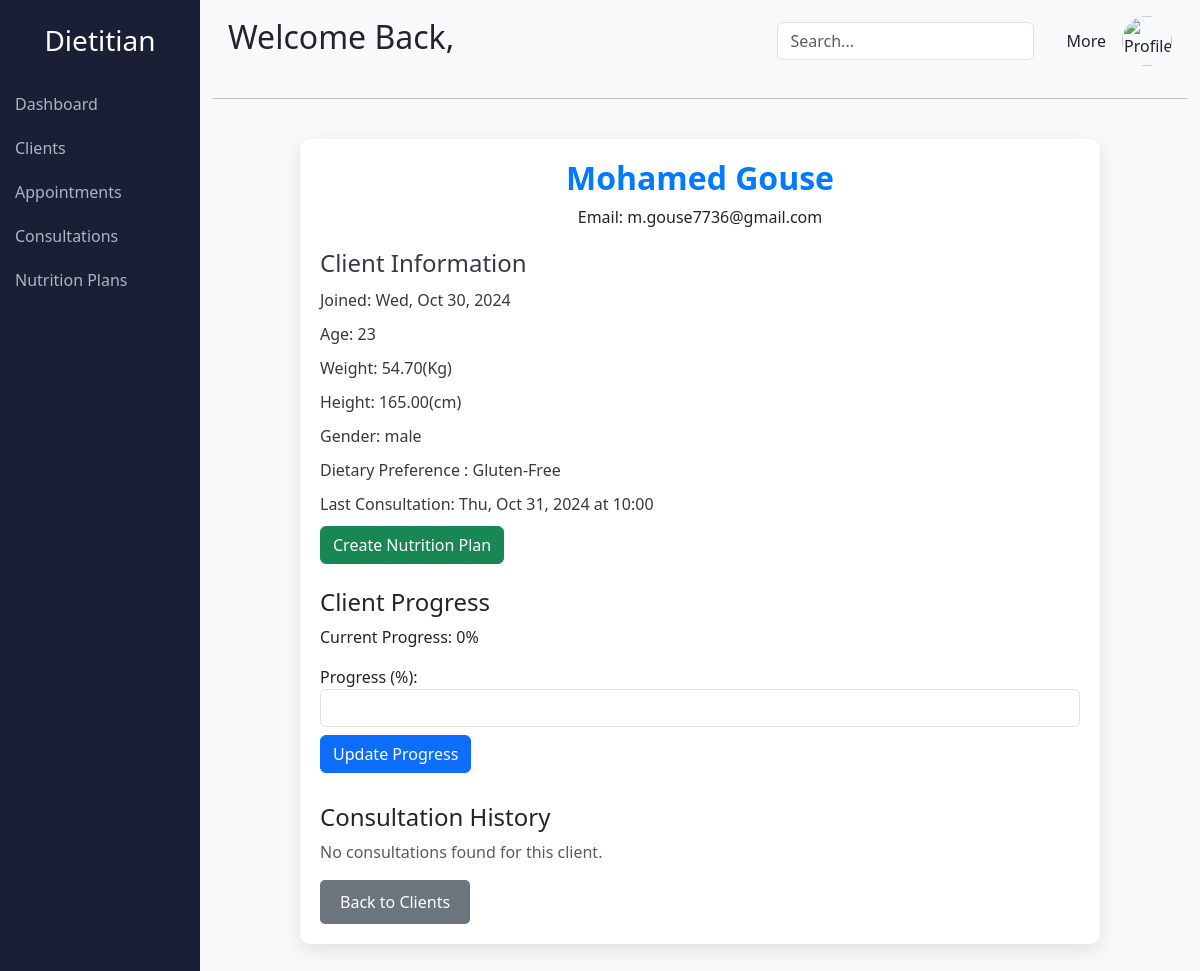
The page /dietitian/client_detail/2/ (signed in) on the database its author committed.
### users_account/models.py (models this page shows, shortened)
class Accounts(AbstractUser):
    email = models.EmailField(unique=True)
    username = models.CharField(max_length=55, unique=True)
    role = models.CharField(choices=ROLE_CHOICE, default='user', max_length=100)
    @property
    def is_profile_complete(self):
        if self.role == 'user' and hasattr(self, 'user_profile'):
            return self.user_profile.is_profile_complete()
        elif self.role == 'dietitian' and hasattr(self, 'dietitian_profile'):
            return self.dietitian_profile.is_profile_complete()
        return False  # If no matching role or profile exists

class User_Profile(models.Model):
    user = models.OneToOneField(Accounts, on_delete=models.CASCADE)
    full_name = models.CharField(max_length=100, null=False, blank=False)
    photo = models.ImageField(upload_to='profile_photos', default='assets/profile.png')
    age = models.PositiveIntegerField(null=True, blank=True)
    weight = models.DecimalField(max_digits=5, decimal_places=2, blank=True, null=True)
    height = models.DecimalField(max_digits=5, decimal_places=2, blank=True, null=True)
    gender = models.CharField(choices=GENDER_CHOICE, max_length=100, blank=True, null=True)
    dietary_preference = models.CharField(choices=DIETARY_PREFERENCE_CHOICES, max_length=50, default='None')
    dietary_goal = models.ManyToManyField(Specialties)
    chronic_condition = models.ManyToManyField(Chronic_conditions)
    suger_level = models.DecimalField(max_digits=5, decimal_places=2, default=0)
    cholestrol_level = models.DecimalField(max_digits=5, decimal_places=2, default=0)

### dietitian/models.py (models this page shows, shortened)
class Consultation(models.Model):
    dietitian = models.ForeignKey(Accounts, on_delete=models.CASCADE, related_name='dietitian_consultations')
    client = models.ForeignKey(Accounts, on_delete=models.CASCADE, related_name='client_consultations')
    date = models.DateTimeField()
    confirmed = models.BooleanField(default=False)

### dietitian/views.py (the view)
# urls.py: path("client_detail/<int:client_id>/",client_detail, name="client_detail"),
def client_detail(request, client_id):
    now = timezone.now()
    end_of_today = now.replace(hour=23, minute=59, second=59, microsecond=999999)
    client = get_object_or_404(Accounts, id=client_id)
    consultations = Consultation.objects.filter(
        client=client, dietitian=request.user, confirmed=True, date__lte=end_of_today
    ).order_by('-date')
    existing_progress = ClientProgress.objects.filter(dietitian=request.user, client=client_id).first()
    form = UpdateProgressForm()
    return render(request, "client_detail.html", {
        'client': client,
        'consultations': consultations,
        'progress': existing_progress,
        'form': form,
    })

### dietitian/forms.py
class UpdateProgressForm(forms.Form):
    progress = forms.DecimalField(
        max_digits=5,
        decimal_places=2,
        label="Progress (%)",
        widget=forms.NumberInput(attrs={'class': 'form-control'}),
        help_text="Enter the client's progress as a percentage."
    )

### dietitian/templates/client_detail.html (shortened to what this page needs)
{% extends "dietitian_base.html" %}
{% block content %}
<div class="container">
    <div class="client-detail-container">
        <div class="client-header">
            <h2 class="text-capitalize">{{ client.user_profile.full_name }}</h2>
            <p>Email: {{ client.email }}</p>
        </div>
        <div class="client-info">
            <h4>Client Information</h4>
            <p>Joined: {{ client.date_joined|date:"D, M d, Y" }}</p>
            <p>Age: {{ client.user_profile.age }}</p>
            <p>Weight: {{ client.user_profile.weight }}(Kg)</p>
            <p>Height: {{ client.user_profile.height }}(cm)</p>
            <p>Gender: {{ client.user_profile.gender }}</p>
            <p>Dietary Preference : {{ client.user_profile.dietary_preference }}</p>
            <p>Last Consultation:
                {% with client.client_consultations.last as last_consultation %}
                    {{ last_consultation.date|date:"D, M d, Y" }} at {{ last_consultation.date|time:"H:i" }}
                {% endwith %}
            </p>
            {% if client.nutrition_plans.exists %}
                <a href="{% url 'nutrition_plan_detail' client.nutrition_plans.first.id %}" class="btn btn-primary">
                    View Nutrition Plan
                </a>
            {% else %}
                <a href="{% url 'create_nutrition_plan' %}?client={{ client.id }}" class="btn btn-success">
                    Create Nutrition Plan
                </a>
            {% endif %}
        </div>
        <div class="client-progress mt-4">
            <h4>Client Progress</h4>
            <p>Current Progress: <span id="current-progress">{{ progress.progress|default:"0" }}%</span></p>
            <form id="update-progress-form" method="post">
                {{ form.progress.label_tag }}
                {{ form.progress }}
                <button type="button" id="update-progress-btn" class="btn btn-primary mt-2">Update Progress</button>
            </form>
        </div>
        <div class="consultation-history">
            <h4>Consultation History</h4>
            {% if consultations %}
                {% for consultation in consultations %}
                    <div class="consultation-card">
                        <h4>{{ consultation.date|date:"D, M d, Y" }} at {{ consultation.date|time:"H:i" }}</h4>
                        <div class="consultation-info">
                            <p>Status:
                                <span class="{% if consultation.confirmed %}text-success{% else %}text-danger{% endif %}">
                                    {% if consultation.confirmed %}Confirmed{% else %}Pending{% endif %}
                                </span>
                            </p>
                            <p>Notes: {{ consultation.notes|default:"No notes available" }}</p>
                        </div>
                    </div>
                {% endfor %}
            {% else %}
                <p class="text-muted">No consultations found for this client.</p>
            {% endif %}
        </div>
        <a href="{% url 'list_clients' %}" class="back-btn">Back to Clients</a>
    </div>
</div>
{% endblock content %}

### dietitian/templates/client_detail.html (style rules this page uses)
.client-detail-container { max-width: 800px; margin: 40px auto; padding: 20px; background-color: white; border-radius: 10px; box-shadow: 0 6px 18px rgba(0, 0, 0, 0.1); }
.client-header { text-align: center; margin-bottom: 20px; }
.client-header h2 { font-weight: bold; color: #007bff; }
.client-info { margin-top: 20px; font-size: 1em; color: #343a40; }
.client-info p { margin: 10px 0; }
.consultation-history { margin-top: 30px; }
.back-btn { display: inline-block; padding: 10px 20px; background-color: #6c757d; color: #ffffff; border-radius: 5px; text-decoration: none; transition: background-color 0.2s ease; }

### rows shown on the page
Accounts: user_profile.full_name "Mohamed Gouse", email "m.gouse7736@gmail.com", date_joined "Wed, Oct 30, 2024", user_profile.age "23", user_profile.weight "54.70", user_profile.height "165.00", user_profile.gender "male", user_profile.dietary_preference "Gluten-Free"
Consultation: date "Thu, Oct 31, 2024", date "10:00"

### other values the page prints
{{ progress.progress|default:"0" }} "0"
